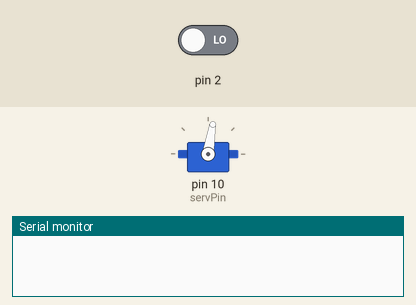
The sketch below on a simulated Arduino Uno, built with avr-gcc and run on an emulated ATmega328P. On the bench: servo, the last lines printed to the serial monitor. The test bench sets the inputs (shaded band); at power-on: pin 2 LOW.

Above: at 0.1 s.
At 126.2 s:
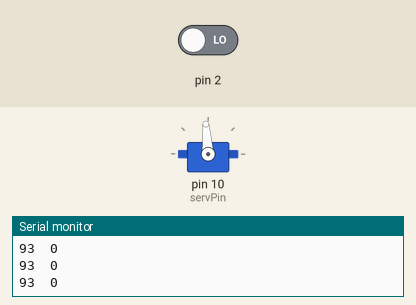
Timing chart, 0 to 127.7 s (numbered marks = the images above):
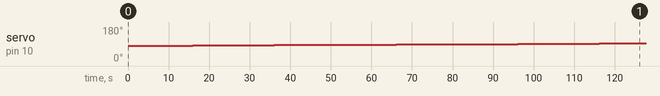

The sketch:

RegulariteServo.pde
```cpp
/**
 * @author Julien Holtzer - julien.holtzer@gmail.com
 * @date 31-08-2009
 *
 */

#include <Servo.h>

// servo object representing the motor
Servo serv;

// servo connection to the Arduino (digital output 9 or 10)
int servPin = 10;
int odoPin = 0;

int counter = 0;

long timer = 0;

int count = 0;
int vitesse = 80;


void setup()
{
  // configure your serial terminal to 9600, N, 8, 1 (standard configuration for Arduino)
  Serial.begin(9600);
  // attach the servo with standard values
  serv.attach(servPin);
  // attach the odometer interrupt
  attachInterrupt(odoPin, blink, CHANGE);
}

void loop()
{
  if (timer == 0) {
    count++;
    if (count == 10) {
      vitesse++;
      count = 0;
    }
    serv.write(vitesse);
    counter = 0;
    timer = millis();
  }
  if (millis()-timer > 1000) {
    // 10 seconds
    timer = 0;
    // send value of counter and corresponding speed
    Serial.print(vitesse);
    Serial.print("\t"); // tab for Excel csv record
    Serial.print(counter);
    Serial.println();
  }
}

void blink()
{
  counter++;
}
```

Measured:
- by itself, servo on pin 10 (servPin): moves from 80° to 94° over 126 s
